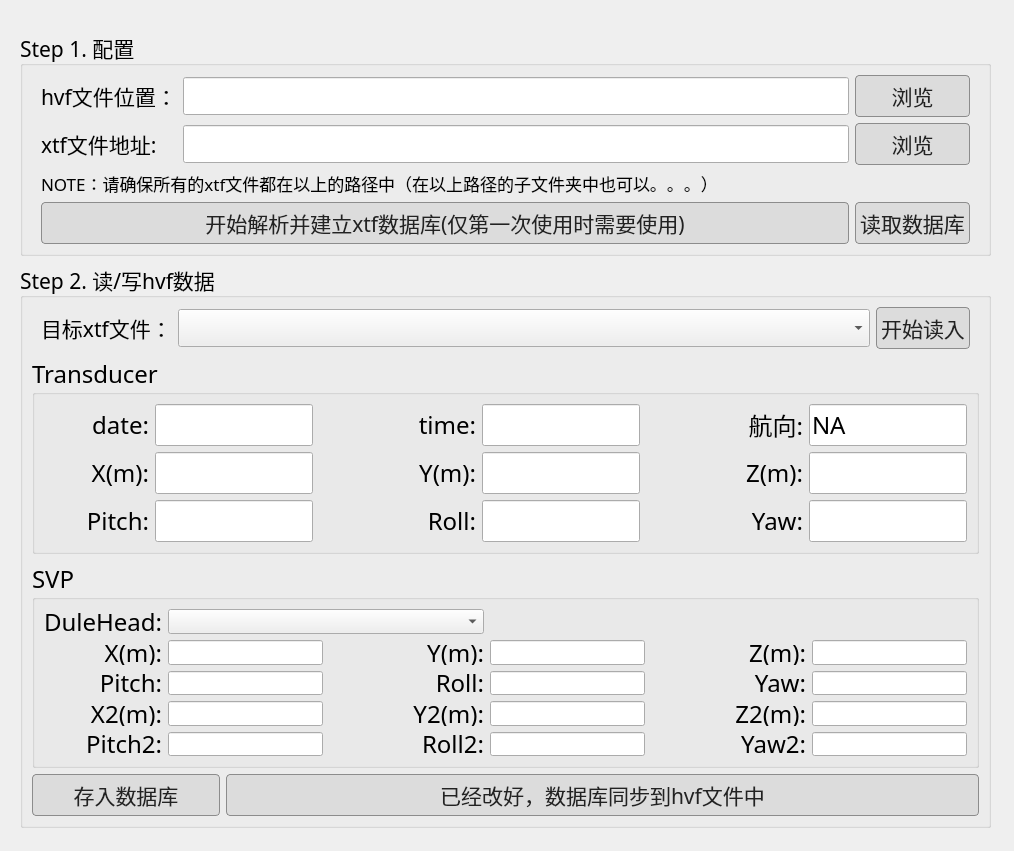
<?xml version="1.0" encoding="UTF-8"?>
<ui version="4.0">
 <class>Form</class>
 <widget class="QWidget" name="Form">
  <property name="geometry">
   <rect>
    <x>0</x>
    <y>0</y>
    <width>1014</width>
    <height>851</height>
   </rect>
  </property>
  <property name="windowTitle">
   <string>hvf编辑器 by Mr. Wan</string>
  </property>
  <widget class="QWidget" name="layoutWidget">
   <property name="geometry">
    <rect>
     <x>20</x>
     <y>30</y>
     <width>971</width>
     <height>798</height>
    </rect>
   </property>
   <layout class="QVBoxLayout" name="verticalLayout_2" stretch="5,6">
    <item>
     <widget class="QGroupBox" name="groupBox">
      <property name="font">
       <font>
        <family>Adwaita Sans</family>
        <pointsize>16</pointsize>
       </font>
      </property>
      <property name="title">
       <string>Step 1. 配置</string>
      </property>
      <property name="alignment">
       <set>Qt::AlignmentFlag::AlignLeading|Qt::AlignmentFlag::AlignLeft|Qt::AlignmentFlag::AlignVCenter</set>
      </property>
      <property name="flat">
       <bool>false</bool>
      </property>
      <property name="checkable">
       <bool>false</bool>
      </property>
      <layout class="QHBoxLayout" name="horizontalLayout_3">
       <item>
        <layout class="QGridLayout" name="gridLayout" rowstretch="0,0,0,0,0,0" columnstretch="1,7,1">
         <property name="leftMargin">
          <number>9</number>
         </property>
         <property name="rightMargin">
          <number>9</number>
         </property>
         <item row="1" column="2">
          <widget class="QPushButton" name="pushButton_browser_to_xtf">
           <property name="styleSheet">
            <string notr="true">QPushButton {
    background-color: rgb(220,220,220);
    color: #222222;
    border: 1px solid rgb(140,140,140);
    padding: 4px;
    border-radius: 4px;  /* 圆角，0=直角 */
}
QPushButton:hover {
    background-color: rgb(230,230,230);
    border:1px solid rgb(100,100,100); /* hover时边框变深 */
}
QPushButton:pressed {
    background-color: rgb(200,200,200);
    border:1px solid rgb(70,70,70);
}</string>
           </property>
           <property name="text">
            <string>浏览</string>
           </property>
          </widget>
         </item>
         <item row="1" column="0">
          <widget class="QLabel" name="label_12">
           <property name="text">
            <string>xtf文件地址:</string>
           </property>
          </widget>
         </item>
         <item row="0" column="1">
          <widget class="QLineEdit" name="lineEdit_hvf_file_location"/>
         </item>
         <item row="4" column="0" colspan="3">
          <widget class="QLabel" name="label_13">
           <property name="font">
            <font>
             <family>Adwaita Sans</family>
             <pointsize>13</pointsize>
            </font>
           </property>
           <property name="text">
            <string>NOTE：请确保所有的xtf文件都在以上的路径中（在以上路径的子文件夹中也可以。。。）</string>
           </property>
          </widget>
         </item>
         <item row="1" column="1">
          <widget class="QLineEdit" name="lineEdit_xtf_files_location_folder"/>
         </item>
         <item row="0" column="2">
          <widget class="QPushButton" name="pushButton_browser_to_hvf">
           <property name="styleSheet">
            <string notr="true">QPushButton {
    background-color: rgb(220,220,220);
    color: #222222;
    border: 1px solid rgb(140,140,140);
    padding: 4px;
    border-radius: 4px;  /* 圆角，0=直角 */
}
QPushButton:hover {
    background-color: rgb(230,230,230);
    border:1px solid rgb(100,100,100); /* hover时边框变深 */
}
QPushButton:pressed {
    background-color: rgb(200,200,200);
    border:1px solid rgb(70,70,70);
}</string>
           </property>
           <property name="text">
            <string>浏览</string>
           </property>
          </widget>
         </item>
         <item row="0" column="0">
          <widget class="QLabel" name="label_2">
           <property name="font">
            <font>
             <family>Adwaita Sans</family>
             <pointsize>16</pointsize>
            </font>
           </property>
           <property name="text">
            <string>hvf文件位置：</string>
           </property>
          </widget>
         </item>
         <item row="5" column="2">
          <widget class="QPushButton" name="pushButton_read_df_database">
           <property name="styleSheet">
            <string notr="true">QPushButton {
    background-color: rgb(220,220,220);
    color: #222222;
    border: 1px solid rgb(140,140,140);
    padding: 4px;
    border-radius: 4px;  /* 圆角，0=直角 */
}
QPushButton:hover {
    background-color: rgb(230,230,230);
    border:1px solid rgb(100,100,100); /* hover时边框变深 */
}
QPushButton:pressed {
    background-color: rgb(200,200,200);
    border:1px solid rgb(70,70,70);
}</string>
           </property>
           <property name="text">
            <string>读取数据库</string>
           </property>
          </widget>
         </item>
         <item row="5" column="0" colspan="2">
          <widget class="QPushButton" name="pushButton_start_analysis">
           <property name="styleSheet">
            <string notr="true">QPushButton {
    background-color: rgb(220,220,220);
    color: #222222;
    border: 1px solid rgb(140,140,140);
    padding: 4px;
    border-radius: 4px;  /* 圆角，0=直角 */
}
QPushButton:hover {
    background-color: rgb(230,230,230);
    border:1px solid rgb(100,100,100); /* hover时边框变深 */
}
QPushButton:pressed {
    background-color: rgb(200,200,200);
    border:1px solid rgb(70,70,70);
}</string>
           </property>
           <property name="text">
            <string>开始解析并建立xtf数据库(仅第一次使用时需要使用)</string>
           </property>
          </widget>
         </item>
        </layout>
       </item>
      </layout>
     </widget>
    </item>
    <item>
     <widget class="QGroupBox" name="groupBox_2">
      <property name="font">
       <font>
        <family>Adwaita Sans</family>
        <pointsize>16</pointsize>
       </font>
      </property>
      <property name="title">
       <string>Step 2. 读/写hvf数据</string>
      </property>
      <property name="alignment">
       <set>Qt::AlignmentFlag::AlignLeading|Qt::AlignmentFlag::AlignLeft|Qt::AlignmentFlag::AlignVCenter</set>
      </property>
      <property name="flat">
       <bool>false</bool>
      </property>
      <property name="checkable">
       <bool>false</bool>
      </property>
      <layout class="QVBoxLayout" name="verticalLayout">
       <item>
        <layout class="QGridLayout" name="gridLayout_2" columnstretch="1,8,1">
         <property name="leftMargin">
          <number>9</number>
         </property>
         <property name="rightMargin">
          <number>9</number>
         </property>
         <item row="0" column="0">
          <widget class="QLabel" name="label_3">
           <property name="font">
            <font>
             <family>Adwaita Sans</family>
             <pointsize>16</pointsize>
            </font>
           </property>
           <property name="text">
            <string>目标xtf文件：</string>
           </property>
          </widget>
         </item>
         <item row="0" column="1">
          <widget class="QComboBox" name="comboBox_available_xtf_file_names"/>
         </item>
         <item row="0" column="2">
          <widget class="QPushButton" name="pushButton_start_read_hvf_file_according_to_xtf_file_list">
           <property name="font">
            <font>
             <family>Adwaita Sans</family>
             <pointsize>16</pointsize>
            </font>
           </property>
           <property name="styleSheet">
            <string notr="true">QPushButton {
    background-color: rgb(220,220,220);
    color: #222222;
    border: 1px solid rgb(140,140,140);
    padding: 4px;
    border-radius: 4px;  /* 圆角，0=直角 */
}
QPushButton:hover {
    background-color: rgb(230,230,230);
    border:1px solid rgb(100,100,100); /* hover时边框变深 */
}
QPushButton:pressed {
    background-color: rgb(200,200,200);
    border:1px solid rgb(70,70,70);
}</string>
           </property>
           <property name="text">
            <string>开始读入</string>
           </property>
          </widget>
         </item>
        </layout>
       </item>
       <item>
        <widget class="QGroupBox" name="groupBox_4">
         <property name="font">
          <font>
           <family>Adwaita Sans</family>
           <pointsize>18</pointsize>
          </font>
         </property>
         <property name="title">
          <string>Transducer</string>
         </property>
         <property name="alignment">
          <set>Qt::AlignmentFlag::AlignLeading|Qt::AlignmentFlag::AlignLeft|Qt::AlignmentFlag::AlignVCenter</set>
         </property>
         <layout class="QVBoxLayout" name="verticalLayout_4">
          <item>
           <layout class="QGridLayout" name="gridLayout_3" columnstretch="2,3,3,3,3,3">
            <item row="1" column="3">
             <widget class="QLineEdit" name="lineEdit_y"/>
            </item>
            <item row="0" column="0">
             <widget class="QLabel" name="label">
              <property name="text">
               <string>date:</string>
              </property>
              <property name="alignment">
               <set>Qt::AlignmentFlag::AlignRight|Qt::AlignmentFlag::AlignTrailing|Qt::AlignmentFlag::AlignVCenter</set>
              </property>
             </widget>
            </item>
            <item row="1" column="0">
             <widget class="QLabel" name="label_5">
              <property name="text">
               <string>X(m):</string>
              </property>
              <property name="alignment">
               <set>Qt::AlignmentFlag::AlignRight|Qt::AlignmentFlag::AlignTrailing|Qt::AlignmentFlag::AlignVCenter</set>
              </property>
             </widget>
            </item>
            <item row="0" column="5">
             <widget class="QLineEdit" name="lineEdit_nav_direction">
              <property name="text">
               <string>NA</string>
              </property>
              <property name="readOnly">
               <bool>true</bool>
              </property>
             </widget>
            </item>
            <item row="0" column="1">
             <widget class="QLineEdit" name="lineEdit_date">
              <property name="readOnly">
               <bool>true</bool>
              </property>
             </widget>
            </item>
            <item row="0" column="2">
             <widget class="QLabel" name="label_7">
              <property name="text">
               <string>time:</string>
              </property>
              <property name="alignment">
               <set>Qt::AlignmentFlag::AlignRight|Qt::AlignmentFlag::AlignTrailing|Qt::AlignmentFlag::AlignVCenter</set>
              </property>
             </widget>
            </item>
            <item row="1" column="2">
             <widget class="QLabel" name="label_6">
              <property name="text">
               <string>Y(m):</string>
              </property>
              <property name="alignment">
               <set>Qt::AlignmentFlag::AlignRight|Qt::AlignmentFlag::AlignTrailing|Qt::AlignmentFlag::AlignVCenter</set>
              </property>
             </widget>
            </item>
            <item row="1" column="1">
             <widget class="QLineEdit" name="lineEdit_x"/>
            </item>
            <item row="0" column="4">
             <widget class="QLabel" name="label_4">
              <property name="text">
               <string>航向:</string>
              </property>
              <property name="alignment">
               <set>Qt::AlignmentFlag::AlignRight|Qt::AlignmentFlag::AlignTrailing|Qt::AlignmentFlag::AlignVCenter</set>
              </property>
             </widget>
            </item>
            <item row="1" column="4">
             <widget class="QLabel" name="label_8">
              <property name="text">
               <string>Z(m):</string>
              </property>
              <property name="alignment">
               <set>Qt::AlignmentFlag::AlignRight|Qt::AlignmentFlag::AlignTrailing|Qt::AlignmentFlag::AlignVCenter</set>
              </property>
             </widget>
            </item>
            <item row="0" column="3">
             <widget class="QLineEdit" name="lineEdit_time">
              <property name="readOnly">
               <bool>true</bool>
              </property>
             </widget>
            </item>
            <item row="1" column="5">
             <widget class="QLineEdit" name="lineEdit_z"/>
            </item>
            <item row="2" column="0">
             <widget class="QLabel" name="label_9">
              <property name="text">
               <string>Pitch:</string>
              </property>
              <property name="alignment">
               <set>Qt::AlignmentFlag::AlignRight|Qt::AlignmentFlag::AlignTrailing|Qt::AlignmentFlag::AlignVCenter</set>
              </property>
             </widget>
            </item>
            <item row="2" column="2">
             <widget class="QLabel" name="label_10">
              <property name="text">
               <string>Roll:</string>
              </property>
              <property name="alignment">
               <set>Qt::AlignmentFlag::AlignRight|Qt::AlignmentFlag::AlignTrailing|Qt::AlignmentFlag::AlignVCenter</set>
              </property>
             </widget>
            </item>
            <item row="2" column="4">
             <widget class="QLabel" name="label_11">
              <property name="text">
               <string>Yaw:</string>
              </property>
              <property name="alignment">
               <set>Qt::AlignmentFlag::AlignRight|Qt::AlignmentFlag::AlignTrailing|Qt::AlignmentFlag::AlignVCenter</set>
              </property>
             </widget>
            </item>
            <item row="2" column="1">
             <widget class="QLineEdit" name="lineEdit_picth"/>
            </item>
            <item row="2" column="3">
             <widget class="QLineEdit" name="lineEdit_roll"/>
            </item>
            <item row="2" column="5">
             <widget class="QLineEdit" name="lineEdit_yaw"/>
            </item>
           </layout>
          </item>
         </layout>
        </widget>
       </item>
       <item>
        <widget class="QGroupBox" name="groupBox_3">
         <property name="font">
          <font>
           <family>Adwaita Sans</family>
           <pointsize>18</pointsize>
          </font>
         </property>
         <property name="title">
          <string>SVP</string>
         </property>
         <property name="alignment">
          <set>Qt::AlignmentFlag::AlignLeading|Qt::AlignmentFlag::AlignLeft|Qt::AlignmentFlag::AlignVCenter</set>
         </property>
         <layout class="QVBoxLayout" name="verticalLayout_3">
          <item>
           <layout class="QGridLayout" name="gridLayout_4" columnstretch="2,3,3,3,3,3">
            <item row="1" column="1">
             <widget class="QLineEdit" name="lineEdit_date_2">
              <property name="readOnly">
               <bool>true</bool>
              </property>
             </widget>
            </item>
            <item row="4" column="1">
             <widget class="QLineEdit" name="lineEdit_picth_3"/>
            </item>
            <item row="2" column="4">
             <widget class="QLabel" name="label_28">
              <property name="text">
               <string>Yaw:</string>
              </property>
              <property name="alignment">
               <set>Qt::AlignmentFlag::AlignRight|Qt::AlignmentFlag::AlignTrailing|Qt::AlignmentFlag::AlignVCenter</set>
              </property>
             </widget>
            </item>
            <item row="2" column="3">
             <widget class="QLineEdit" name="lineEdit_y_2"/>
            </item>
            <item row="1" column="3">
             <widget class="QLineEdit" name="lineEdit_time_2">
              <property name="readOnly">
               <bool>true</bool>
              </property>
             </widget>
            </item>
            <item row="3" column="1">
             <widget class="QLineEdit" name="lineEdit_picth_2"/>
            </item>
            <item row="1" column="4">
             <widget class="QLabel" name="label_25">
              <property name="text">
               <string>Z(m):</string>
              </property>
              <property name="alignment">
               <set>Qt::AlignmentFlag::AlignRight|Qt::AlignmentFlag::AlignTrailing|Qt::AlignmentFlag::AlignVCenter</set>
              </property>
             </widget>
            </item>
            <item row="3" column="3">
             <widget class="QLineEdit" name="lineEdit_roll_2"/>
            </item>
            <item row="1" column="2">
             <widget class="QLabel" name="label_18">
              <property name="text">
               <string>Y(m):</string>
              </property>
              <property name="alignment">
               <set>Qt::AlignmentFlag::AlignRight|Qt::AlignmentFlag::AlignTrailing|Qt::AlignmentFlag::AlignVCenter</set>
              </property>
             </widget>
            </item>
            <item row="2" column="2">
             <widget class="QLabel" name="label_27">
              <property name="text">
               <string>Roll:</string>
              </property>
              <property name="alignment">
               <set>Qt::AlignmentFlag::AlignRight|Qt::AlignmentFlag::AlignTrailing|Qt::AlignmentFlag::AlignVCenter</set>
              </property>
             </widget>
            </item>
            <item row="2" column="5">
             <widget class="QLineEdit" name="lineEdit_z_2"/>
            </item>
            <item row="2" column="0">
             <widget class="QLabel" name="label_26">
              <property name="text">
               <string>Pitch:</string>
              </property>
              <property name="alignment">
               <set>Qt::AlignmentFlag::AlignRight|Qt::AlignmentFlag::AlignTrailing|Qt::AlignmentFlag::AlignVCenter</set>
              </property>
             </widget>
            </item>
            <item row="4" column="4">
             <widget class="QLabel" name="label_30">
              <property name="text">
               <string>Yaw2:</string>
              </property>
              <property name="alignment">
               <set>Qt::AlignmentFlag::AlignRight|Qt::AlignmentFlag::AlignTrailing|Qt::AlignmentFlag::AlignVCenter</set>
              </property>
             </widget>
            </item>
            <item row="4" column="3">
             <widget class="QLineEdit" name="lineEdit_picth_4"/>
            </item>
            <item row="4" column="2">
             <widget class="QLabel" name="label_31">
              <property name="text">
               <string>Roll2:</string>
              </property>
              <property name="alignment">
               <set>Qt::AlignmentFlag::AlignRight|Qt::AlignmentFlag::AlignTrailing|Qt::AlignmentFlag::AlignVCenter</set>
              </property>
             </widget>
            </item>
            <item row="2" column="1">
             <widget class="QLineEdit" name="lineEdit_x_2"/>
            </item>
            <item row="3" column="0">
             <widget class="QLabel" name="label_17">
              <property name="text">
               <string>X2(m):</string>
              </property>
              <property name="alignment">
               <set>Qt::AlignmentFlag::AlignRight|Qt::AlignmentFlag::AlignTrailing|Qt::AlignmentFlag::AlignVCenter</set>
              </property>
             </widget>
            </item>
            <item row="4" column="0">
             <widget class="QLabel" name="label_29">
              <property name="text">
               <string>Pitch2:</string>
              </property>
              <property name="alignment">
               <set>Qt::AlignmentFlag::AlignRight|Qt::AlignmentFlag::AlignTrailing|Qt::AlignmentFlag::AlignVCenter</set>
              </property>
             </widget>
            </item>
            <item row="3" column="4">
             <widget class="QLabel" name="label_32">
              <property name="text">
               <string>Z2(m):</string>
              </property>
              <property name="alignment">
               <set>Qt::AlignmentFlag::AlignRight|Qt::AlignmentFlag::AlignTrailing|Qt::AlignmentFlag::AlignVCenter</set>
              </property>
             </widget>
            </item>
            <item row="3" column="5">
             <widget class="QLineEdit" name="lineEdit_yaw_2"/>
            </item>
            <item row="1" column="0">
             <widget class="QLabel" name="label_16">
              <property name="text">
               <string>X(m):</string>
              </property>
              <property name="alignment">
               <set>Qt::AlignmentFlag::AlignRight|Qt::AlignmentFlag::AlignTrailing|Qt::AlignmentFlag::AlignVCenter</set>
              </property>
             </widget>
            </item>
            <item row="4" column="5">
             <widget class="QLineEdit" name="lineEdit_picth_5"/>
            </item>
            <item row="3" column="2">
             <widget class="QLabel" name="label_19">
              <property name="text">
               <string>Y2(m):</string>
              </property>
              <property name="alignment">
               <set>Qt::AlignmentFlag::AlignRight|Qt::AlignmentFlag::AlignTrailing|Qt::AlignmentFlag::AlignVCenter</set>
              </property>
             </widget>
            </item>
            <item row="1" column="5">
             <widget class="QLineEdit" name="lineEdit_z_3"/>
            </item>
            <item row="0" column="0">
             <widget class="QLabel" name="label_20">
              <property name="text">
               <string>DuleHead:</string>
              </property>
              <property name="alignment">
               <set>Qt::AlignmentFlag::AlignRight|Qt::AlignmentFlag::AlignTrailing|Qt::AlignmentFlag::AlignVCenter</set>
              </property>
             </widget>
            </item>
            <item row="0" column="1" colspan="2">
             <widget class="QComboBox" name="comboBox_available_xtf_file_names_2"/>
            </item>
           </layout>
          </item>
         </layout>
        </widget>
       </item>
       <item>
        <layout class="QHBoxLayout" name="horizontalLayout" stretch="1,4">
         <item>
          <widget class="QPushButton" name="pushButton_save_to_df">
           <property name="styleSheet">
            <string notr="true">QPushButton {
    background-color: rgb(220,220,220);
    color: #222222;
    border: 1px solid rgb(140,140,140);
    padding: 4px;
    border-radius: 4px;  /* 圆角，0=直角 */
}
QPushButton:hover {
    background-color: rgb(230,230,230);
    border:1px solid rgb(100,100,100); /* hover时边框变深 */
}
QPushButton:pressed {
    background-color: rgb(200,200,200);
    border:1px solid rgb(70,70,70);
}</string>
           </property>
           <property name="text">
            <string>存入数据库</string>
           </property>
          </widget>
         </item>
         <item>
          <widget class="QPushButton" name="pushButton_write_back_to_hvf">
           <property name="styleSheet">
            <string notr="true">QPushButton {
    background-color: rgb(220,220,220);
    color: #222222;
    border: 1px solid rgb(140,140,140);
    padding: 4px;
    border-radius: 4px;  /* 圆角，0=直角 */
}
QPushButton:hover {
    background-color: rgb(230,230,230);
    border:1px solid rgb(100,100,100); /* hover时边框变深 */
}
QPushButton:pressed {
    background-color: rgb(200,200,200);
    border:1px solid rgb(70,70,70);
}</string>
           </property>
           <property name="text">
            <string>已经改好，数据库同步到hvf文件中</string>
           </property>
          </widget>
         </item>
        </layout>
       </item>
      </layout>
     </widget>
    </item>
   </layout>
  </widget>
 </widget>
 <resources/>
 <connections/>
</ui>
